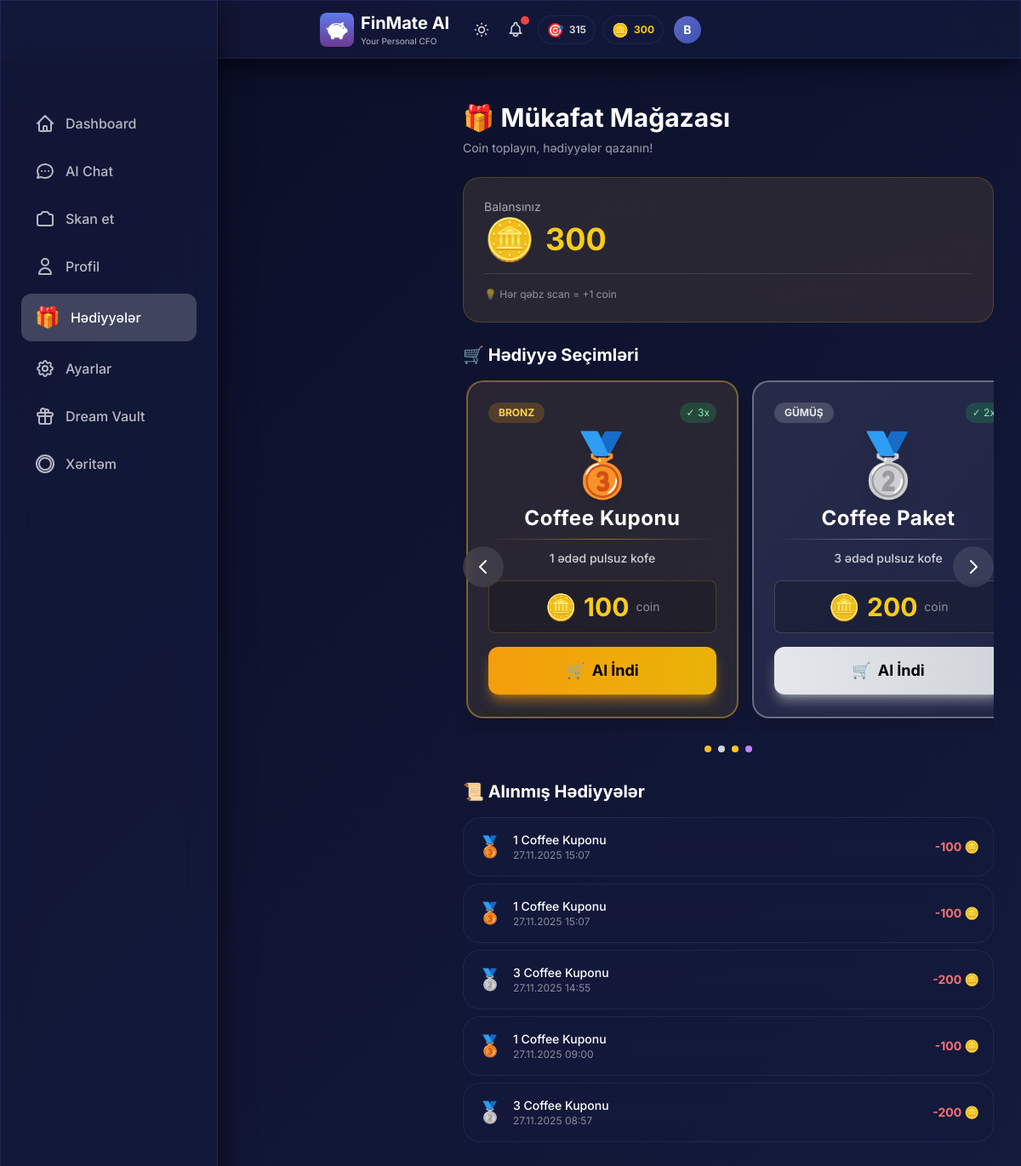
Before: /rewards (signed in) with the older database file.
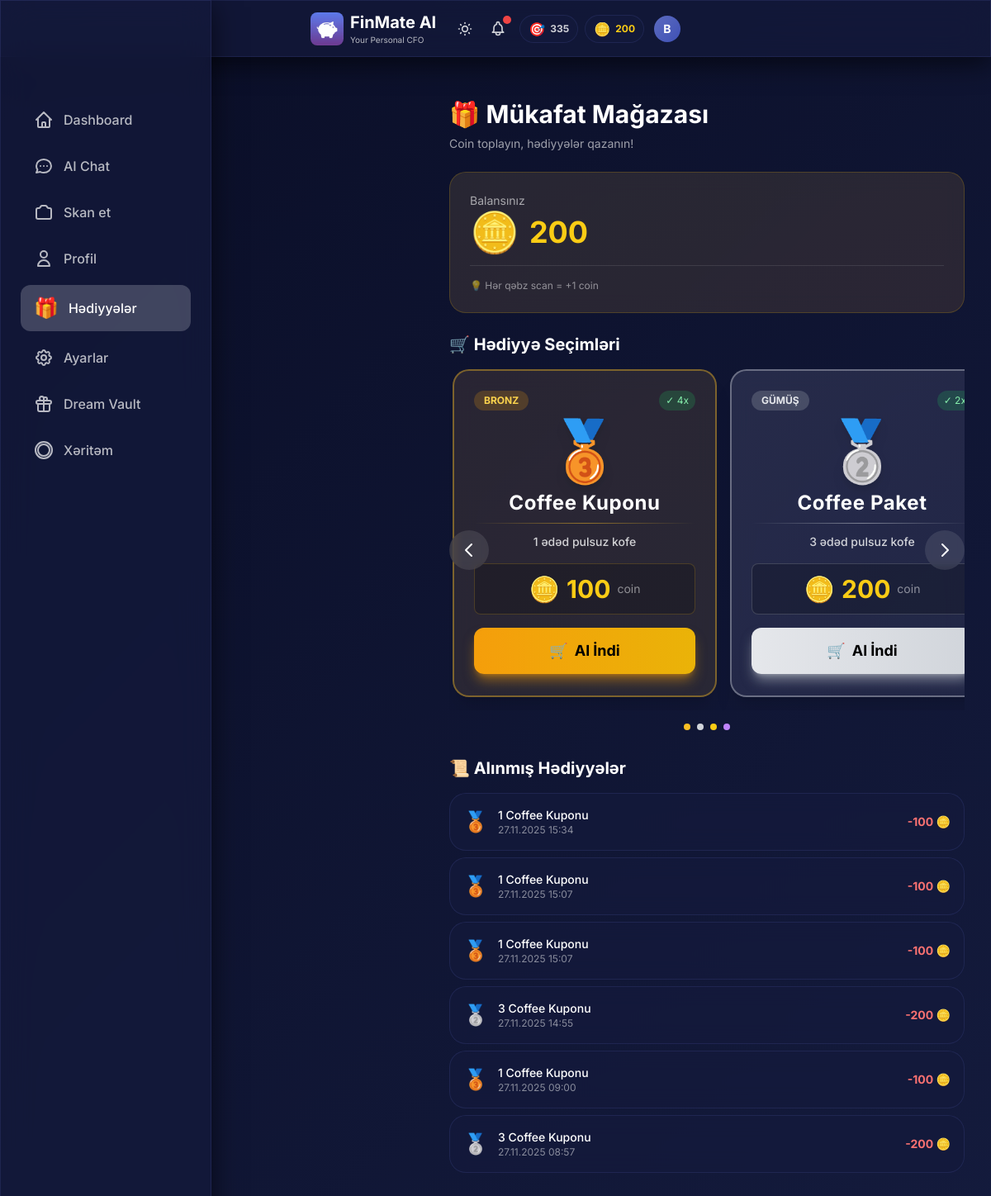
After: the same page with the newer database file.
### models.py (models this page shows, shortened)
class User(Base):
    __tablename__ = "users"
    id = Column(Integer, primary_key=True, index=True)
    username = Column(String, unique=True, index=True, nullable=False)
    password_hash = Column(String, nullable=True)  # Hashed password (nullable for demo user)
    monthly_income = Column(Float, nullable=True)  # Monthly salary/income
    monthly_budget = Column(Float, default=1000.0)
    xp_points = Column(Integer, default=0)
    level_title = Column(String, default="Rookie")
    preferred_language = Column(String, default="az")  # az, en, ru
    voice_enabled = Column(Boolean, default=True)
    daily_budget_limit = Column(Float, nullable=True)
    currency = Column(String, default="AZN")  # Display/Base currency
    personality_mode = Column(String, default="normal")  # normal, mom, strict
    is_premium = Column(Boolean, default=False)  # Premium subscription status
    readability_mode = Column(Boolean, default=False)  # Accessibility mode for vision-impaired users
    coins = Column(Integer, default=0)  # FinMate Coins for reward system
    ai_name = Column(String, default="FinMate")  # Customizable AI name
    ai_attitude = Column(String, default="Professional")  # Strict, Funny, Sarcastic, Supportive
    ai_style = Column(String, default="Formal")  # Slang, Shakespearean, Dialect, Short
    ai_persona_mode = Column(String, default="Auto")  # Auto (behavioral profiling) or Manual
    login_streak = Column(Integer, default=0)
    last_login_date = Column(Date, nullable=True)
    created_at = Column(DateTime, default=datetime.utcnow)
    expenses = relationship("Expense", back_populates="user", cascade="all, delete-orphan")
    chat_messages = relationship("ChatMessage", back_populates="user", cascade="all, delete-orphan")
    xp_logs = relationship("XPLog", back_populates="user", cascade="all, delete-orphan")
    dreams = relationship("Dream", back_populates="user", cascade="all, delete-orphan")

class UserReward(Base):
    __tablename__ = "user_rewards"
    id = Column(Integer, primary_key=True, index=True)
    user_id = Column(Integer, ForeignKey("users.id"), nullable=False)
    reward_type = Column(String, nullable=False)  # bronze, silver, gold, platinum
    reward_name = Column(String, nullable=False)  # e.g., "1 Coffee Kuponu"
    coins_spent = Column(Integer, nullable=False)  # How many coins spent
    claimed_at = Column(DateTime, default=datetime.utcnow, nullable=False)
    user = relationship("User", backref="claimed_rewards")

### main.py (the view)
@app.get("/rewards")
def rewards_page(request: Request, db: Session = Depends(get_db)):
    user = get_current_user(request, db)
    if not user:
        return RedirectResponse("/login", status_code=303)
    from models import UserReward
    claimed_rewards = db.query(UserReward).filter(UserReward.user_id == user.id).order_by(UserReward.claimed_at.desc()).all()
    reward_counts = {}
    for reward in claimed_rewards:
        reward_counts[reward.reward_type] = reward_counts.get(reward.reward_type, 0) + 1
    return templates.TemplateResponse("rewards.html", {
        "request": request,
        "user": user,
        "claimed_rewards": claimed_rewards,
        "reward_counts": reward_counts
    })

### templates/rewards.html (shortened to what the changed rows need)
{% extends "base.html" %}
{% block content %}
<div class="max-w-2xl mx-auto px-4 py-6 pb-24 lg:ml-64">
    <div class="mb-6">
        <h1 class="text-2xl sm:text-3xl font-bold text-white mb-2">🎁 Mükafat Mağazası</h1>
    </div>
    <div class="glass-card p-6 mb-6 bg-gradient-to-br from-yellow-500/10 to-amber-500/10 border border-yellow-500/20">
        <div class="flex items-center justify-between">
            <div>
                <div class="flex items-center gap-3">
                    <span class="text-5xl">🪙</span>
                    <span id="coin-balance" class="text-4xl font-bold text-yellow-400">{{ user.coins if user.coins is
                        defined else 0 }}</span>
                </div>
            </div>
        </div>
    </div>
    <div class="mb-8">
        <h2 class="text-xl font-bold text-white mb-4">🛒 Hədiyyə Seçimləri</h2>
        <div class="relative">
            <div id="rewards-carousel"
                class="flex gap-3 md:gap-4 overflow-x-auto scrollbar-hide snap-x snap-mandatory pb-4 px-1"
                style="scroll-behavior: smooth;">
                {% set current_coins = user.coins if user.coins is defined else 0 %}
                <div class="flex-shrink-0 w-72 sm:w-80 snap-center">
                    <div
                        class="glass-card p-5 sm:p-6 h-full border-2 border-amber-400/40 hover:border-amber-400/80 hover:scale-105 transition-all duration-300 bg-gradient-to-br from-amber-500/10 to-yellow-500/10 shadow-xl">
                        <div class="flex justify-between items-start mb-3">
                            <span
                                class="px-3 py-1 rounded-full bg-amber-500/20 text-amber-300 text-xs font-bold uppercase">Bronz</span>
                            {% if reward_counts.get('bronze', 0) > 0 %}
                            <span class="px-2 py-1 rounded-full bg-green-500/20 text-green-300 text-xs">✓ {{
                                reward_counts.get('bronze') }}x</span>
                            {% endif %}
                        </div>
                    </div>
                </div>
            </div>
        </div>
    </div>
    <div class="space-y-4">
        <h2 class="text-xl font-bold text-white mb-4">📜 Alınmış Hədiyyələr</h2>
        {% if claimed_rewards %}
        <div class="space-y-2">
            {% for reward in claimed_rewards %}
            <div class="glass-card p-4 flex items-center justify-between hover:bg-white/5 transition">
                <div class="flex items-center gap-3">
                    <span class="text-2xl">
                        {% if reward.reward_type == 'bronze' %}🥉
                        {% elif reward.reward_type == 'silver' %}🥈
                        {% elif reward.reward_type == 'gold' %}🥇
                        {% else %}💎{% endif %}
                    </span>
                    <div>
                        <p class="text-white font-medium text-sm">{{ reward.reward_name }}</p>
                        <p class="text-white/50 text-xs">{{ reward.claimed_at.strftime('%d.%m.%Y %H:%M') }}</p>
                    </div>
                </div>
                <span class="text-red-400 font-bold text-sm">-{{ reward.coins_spent }} 🪙</span>
            </div>
            {% endfor %}
        </div>
        {% else %}
        <div class="glass-card p-6 text-center">
            <p class="text-white/50 text-sm">Hələ hədiyyə almamısınız</p>
            <p class="text-white/30 text-xs mt-1">Coin toplayın və yuxarıdan seçin!</p>
        </div>
        {% endif %}
    </div>
</div>
{% endblock %}

### templates/base.html (shortened to what the changed rows need)
<!DOCTYPE html>
<html lang="az" data-theme="dark">
<head>
    <link href="https://cdn.jsdelivr.net/npm/daisyui@4.4.19/dist/full.min.css" rel="stylesheet" type="text/css" />
    <script src="https://cdn.tailwindcss.com"></script>
    <script src="/static/js/tailwind-config.js"></script>
    <link rel="stylesheet" href="/static/css/base.css">
</head>
<body>
    <div class="glass fixed top-0 left-0 right-0 z-40 px-2 sm:px-4 py-2 sm:py-3">
        <div class="flex items-center justify-between max-w-md mx-auto">
            <div class="min-w-0 flex-1 flex items-center gap-2">
                <div class="min-w-0">
                    <h1 class="text-lg sm:text-xl font-bold text-white truncate">FinMate AI</h1>
                </div>
            </div>
            <div class="flex items-center gap-2 sm:gap-3 relative flex-shrink-0">
                {% if user and user.xp_points is defined %}
                <div class="hidden sm:flex items-center gap-2">
                    <div class="flex items-center gap-1.5 glass-card px-2.5 py-1 rounded-full">
                        <span class="text-base">{% if user.level_title == 'Rookie' %}🌱{% elif user.level_title ==
                            'Saver' %}💰{% elif user.level_title == 'Analyst' %}📊{% elif user.level_title == 'Manager'
                            %}🎯{% elif user.level_title == 'CFO' %}👑{% else %}⭐{% endif %}</span>
                        <span class="text-xs font-bold text-white/80">{{ user.xp_points }}</span>
                    </div>
                    <div class="flex items-center gap-1.5 glass-card px-2.5 py-1 rounded-full">
                        <span class="text-base">🪙</span>
                        <span class="text-xs font-bold text-yellow-400">{{ user.coins or 0 }}</span>
                    </div>
                </div>
                {% endif %}
                <div class="relative flex-shrink-0 group">
                    <button type="button" id="profile-dropdown-btn" class="relative focus:outline-none">
                        <div id="user-avatar"
                            class="w-7 h-7 sm:w-8 sm:h-8 rounded-full flex items-center justify-center text-white font-bold text-xs sm:text-sm transition-all duration-400 group-hover:scale-110 hover:scale-110"
                            style="background: linear-gradient(135deg, var(--accent-primary), var(--accent-secondary));">
                            {{ user.username[0].upper() if user else 'D' }}
                        </div>
                    </button>
                </div>
            </div>
        </div>
    </div>
    <div class="pt-24 pb-8 px-4">
        <div class="w-full lg:max-w-7xl mx-auto">
            {% block content %}{% endblock %}
        </div>
    </div>
</body>
</html>
</html>

Changed rows visible on the page:
changed User: xp_points "315" → "335"; coins "300" → "200"
added UserReward: reward_name "1 Coffee Kuponu", claimed_at "27.11.2025 15:34", coins_spent "100"
Other visible differences:
{{ reward_counts.get('bronze') }}: "3" → "4"
